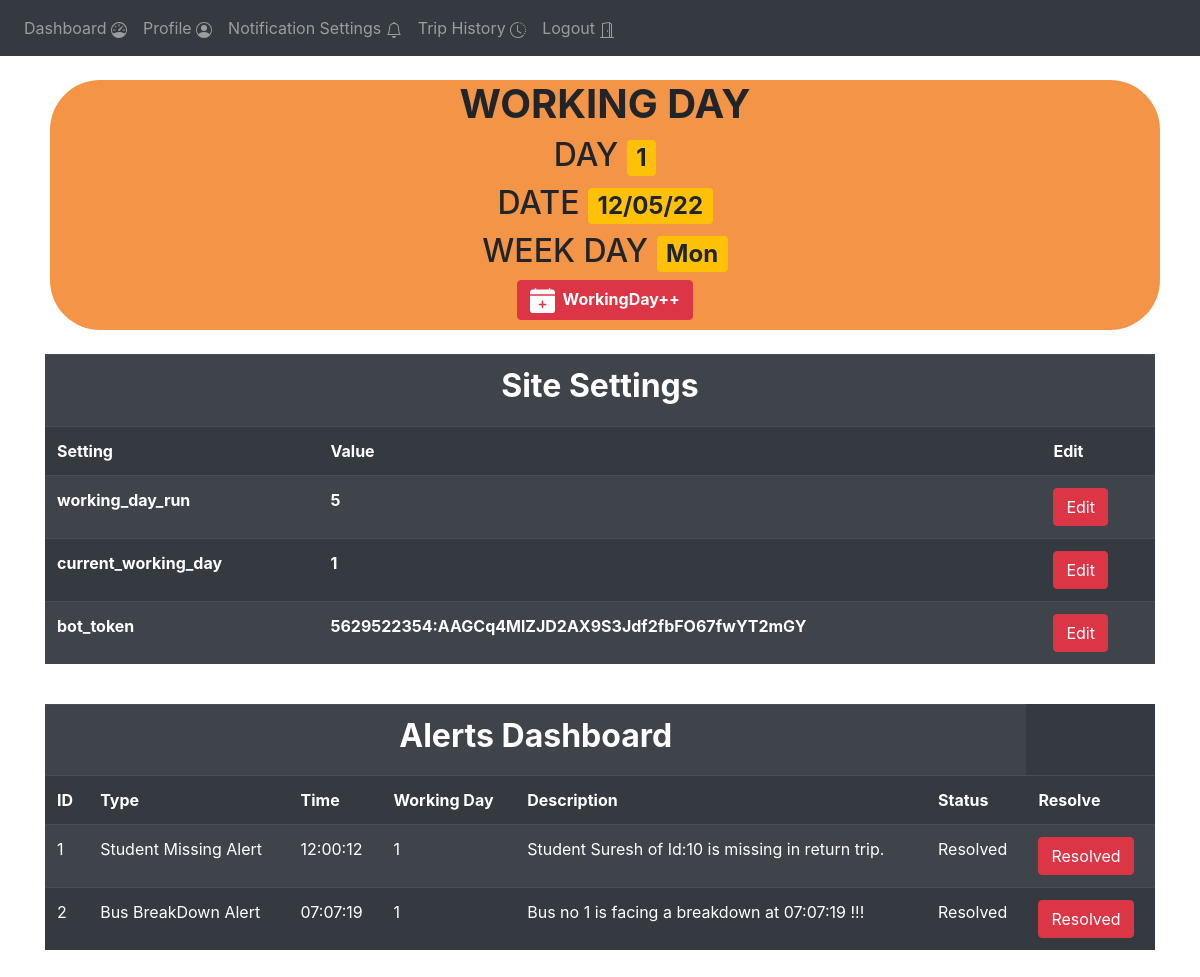
The app's page /admin-home (signed in), older data.
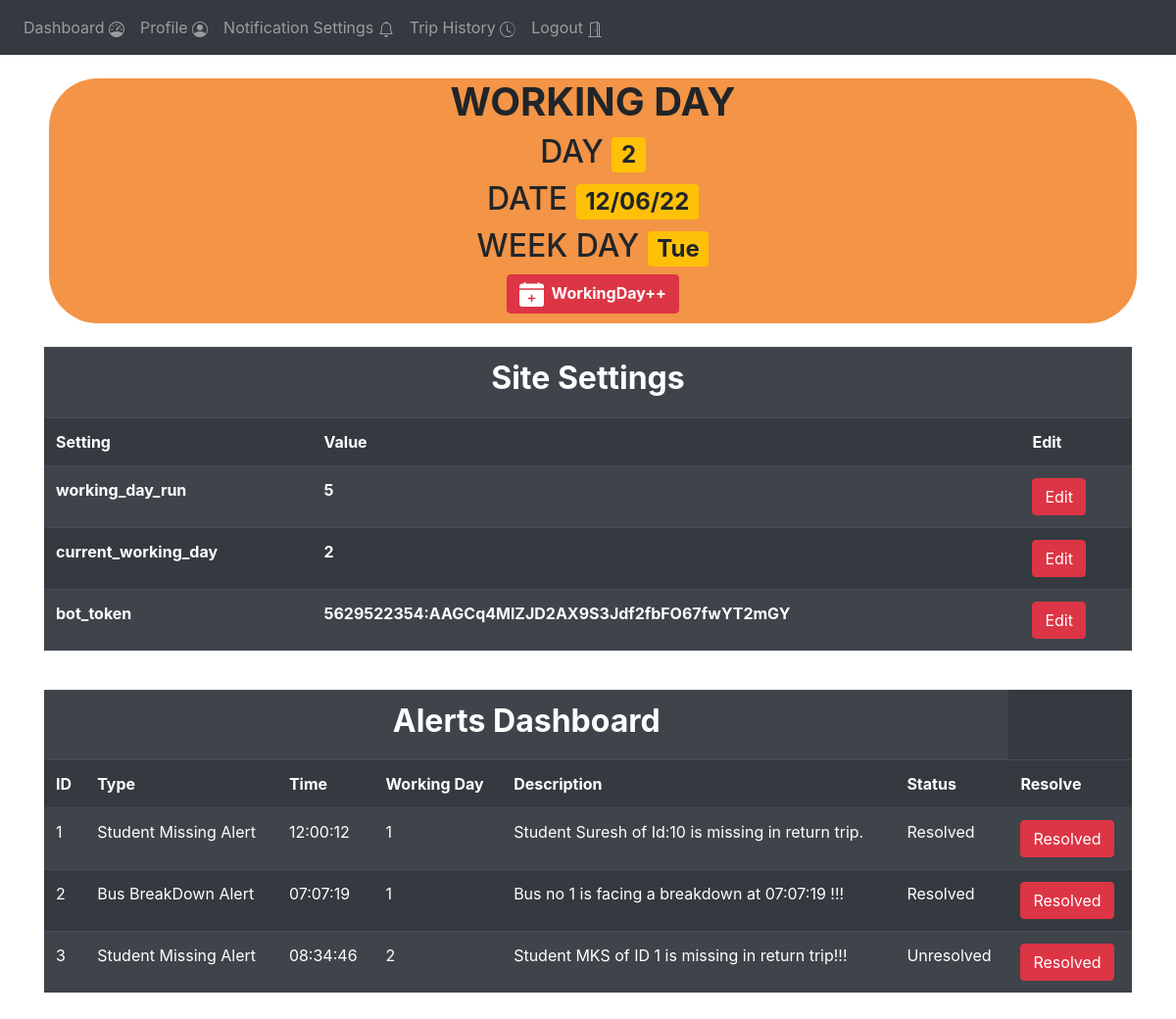
The same page, newer data.
### website/models.py (models this page shows)
class Working_day(db.Model):
    day = db.Column(db.Integer, primary_key=True)
    date = db.Column(db.String(15))
    week_day = db.Column(db.String(15))
    trips_created = db.Column(db.String(1))

class Site_settings(db.Model):
    key =  db.Column(db.String ,primary_key=True )
    value =  db.Column(db.String)

class Alerts(db.Model):
    id = db.Column(db.Integer, primary_key=True)
    working_day = db.Column(db.Integer)
    type = db.Column(db.String(15))
    time = db.Column(db.String(15))
    description = db.Column(db.String(50))
    status = db.Column(db.String(15))

### website/views.py (the view)
@views.route('/admin-home', methods=['GET', 'POST'])
@login_required
def admin_home():
    working_day = Site_settings.query.filter_by(key="current_working_day").first().value
    w = Working_day.query.filter_by(day=working_day).first()
    ss = Site_settings.query.all()
    trips = Trips.query.filter_by(working_day=w.day)
    alerts = Alerts.query.all()
    return render_template("admin_home.html" , user = current_user, w = w , ss= ss , trips=trips , alerts = alerts)

### website/__init__.py (called while the page is built)
def create_app():
    app = Flask(__name__)
    app.config['SECRET_KEY'] = '#itsactuallyapassword'
    app.config['SQLALCHEMY_DATABASE_URI'] = f'sqlite:///{DB_NAME}'
    db.init_app(app)
    from .views import views
    from .auth import auth
    app.register_blueprint(views, url_prefix='/')
    app.register_blueprint(auth, url_prefix='/')
    from .models import User
    create_database(app)
    login_manager = LoginManager()
    login_manager.login_view = 'auth.login'
    login_manager.init_app(app)
    @login_manager.user_loader
    def load_user(id):
        return User.query.get(int(id))
    return app

### website/templates/admin_home.html (shortened to what this page needs)
{% extends "base.html" %}
{% block content %}
<br>
<div class="container-md" style="background-color: rgb(243, 148, 70);align-content: center ;text-align: center ;margin-left: 5px;margin-right: 5px;padding-left: 5px;padding-right:5px ; padding-bottom : 10px;border-radius: 50px;">
  <h1><b>WORKING DAY</h1></b>
  <h2>DAY  <span class="badge bg-warning">{{w.day}}</span></h2>
  <h2>DATE <span class="badge bg-warning">{{w.date}}</span></h2>
  <h2>WEEK DAY  <span class="badge bg-warning">{{w.week_day}}</span></h2>
  <button  class = "btn btn-danger" onclick="increment_working_day()"><b>
    <span>
  </span>&nbsp;WorkingDay++
</b></button>
</div>
<br>
<div class="conatiner-sm">
  <table class="table table-striped table-dark">
    <tr>
      <th colspan="3"><h2 align="center"><b>Site Settings</b></h2></th>
    </tr>
    <tr>
      <th>Setting</th>
      <th>Value</th>
      <th>Edit</th>
    </tr>
    {% for s in ss %}
      <tr>
        <th>{{s.key}}</th>
        <th>{{s.value}}</th>
        <th><button class="btn btn-danger">Edit</button></th>
      </tr>
    {% endfor%}
  </table>
</div>
<br>
<div class="conatiner-sm">
  <table class="table table-striped table-dark">
    <tr>
      <th colspan="6"><h2 align="center"><b>Alerts Dashboard</b></h2></th>
    </tr>
    <tr>
      <th>ID</th>
      <th>Type</th>
      <th>Time</th>
      <th>Working Day</th>
      <th>Description</th>
      <th>Status</th>
      <th>Resolve</th>
    </tr>
      {%for alert in alerts%}
      <tr>
      <td>{{alert.id}}</td>
      <td>{{alert.type}}</td>
      <td>{{alert.time}}</td>
      <td>{{alert.working_day}}</td>
      <td>{{alert.description}}</td>
      <td>{{alert.status}}</td>
      <td><btn class="btn btn-danger" onclick="resolve_alert({{alert.id}});">Resolved</btn></td>
      </tr>
      {%endfor%}
  </table>
</div>
<br>
{% endblock %}

Row changes from the older to the newer data that the page shows:
no longer on this page (row unchanged): Working_day: day "1", date "12/05/22", week_day "Mon"
now on this page (row edited): Working_day: day "2", date "12/06/22", week_day "Tue"
changed Site_settings "current_working_day": value "1" → "2"
added Alerts: id "3", type "Student Missing Alert", time "08:34:46", working_day "2", description "Student MKS of ID 1 is missing in return trip!!!", status "Unresolved"
